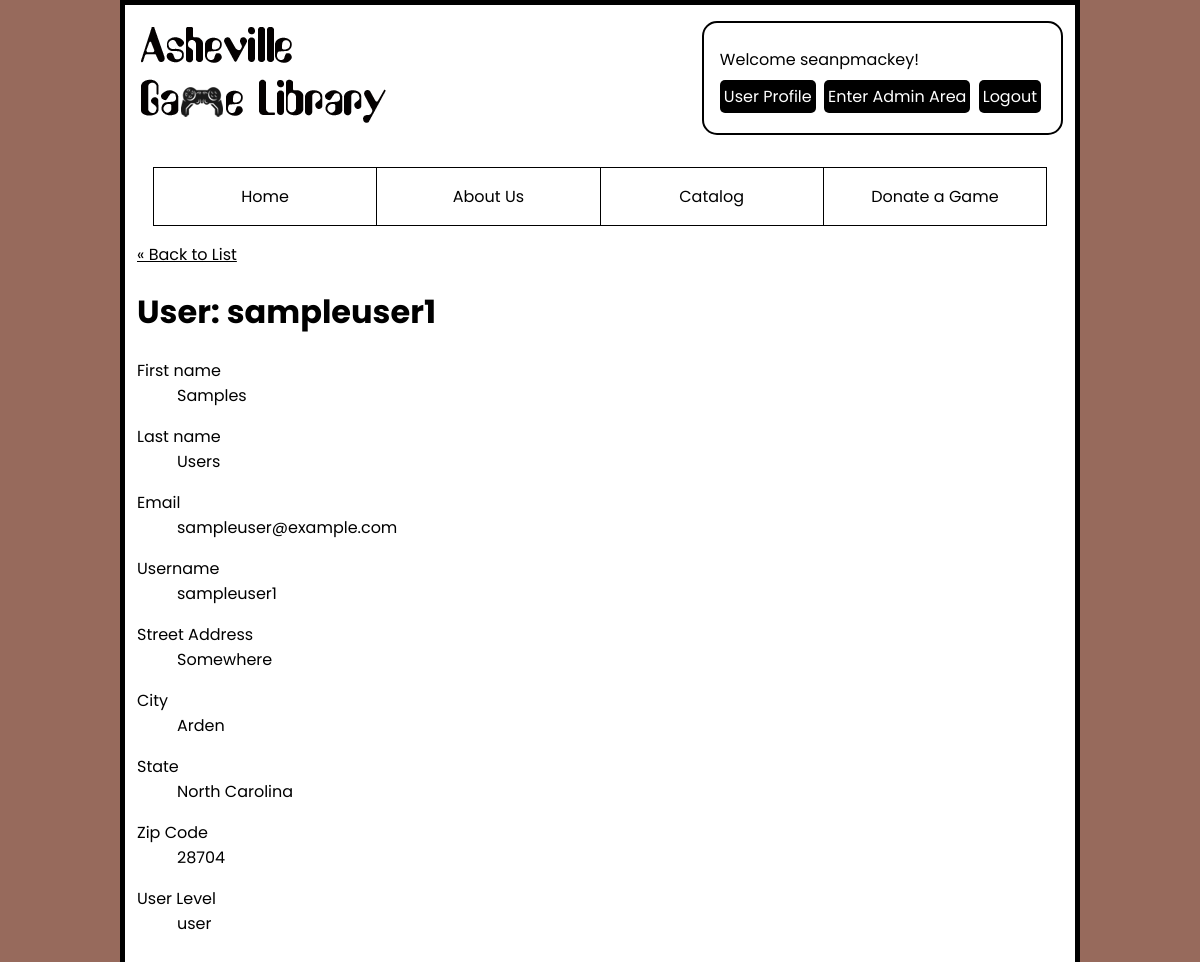
The app's page /admin/users/show.php?id=4 (signed in) with its own data.
### tables this page shows
CREATE TABLE `users_usr` (
  `id` int(11) NOT NULL,
  `fname_usr` varchar(255) NOT NULL,
  `lname_usr` varchar(255) NOT NULL,
  `username_usr` varchar(255) NOT NULL,
  `email_usr` varchar(255) NOT NULL,
  `hashed_password_usr` varchar(255) NOT NULL,
  `street_address_usr` varchar(255) NOT NULL,
  `city_usr` varchar(255) NOT NULL,
  `zip_usr` varchar(255) NOT NULL,
  `id_sta_usr` int(11) NOT NULL,
  `user_level_usr` enum('user','admin') NOT NULL
);

CREATE TABLE `states_sta` (
  `id` int(11) NOT NULL,
  `state_name_sta` varchar(32) DEFAULT NULL,
  `state_abbr_sta` char(2) DEFAULT NULL
);

### private/functions.php (called while the page is built, shortened)
<?php
function url_for($script_path) {
  if($script_path[0] != '/') {
    $script_path = "/" . $script_path;
  }
  return WWW_ROOT . $script_path;
}
function h($string="") {
  return htmlspecialchars($string);
}
?>

### private/initialize.php (called while the page is built, shortened)
<?php
  require_once('functions.php');
  $session = new Session;
?>

### private/classes/Session.class.php (called while the page is built, shortened)
<?php
class Session {
    private $user_id;
    private $last_login;
    public function is_logged_in() {
        return isset($this->user_id) && $this->last_login_is_recent();
    }
    private function check_stored_login() {
        if(isset($_SESSION['user_id'])) {
            $this->user_id = $_SESSION['user_id'];
            $this->username = $_SESSION['username'];
            $this->last_login = $_SESSION['last_login'];
        }
    }
    private function last_login_is_recent() {
      if(!isset($this->last_login)){
        return false;
      } elseif($this->last_login + self::MAX_LOGIN_AGE < time() || !User::find_by_id($this->user_id)) {
        $this->logout();
        return false;
      } else {
        return true;
      }
    }
}

### private/classes/DatabaseObject.class.php (called while the page is built, shortened)
<?php
class DatabaseObject {
  static protected $database;
  static protected $table_name = "";
  static public function set_database($database) {
    self::$database = $database;
  }
  static public function find_by_sql($sql) {
    $result = self::$database->query($sql);
    $object_array = [];
    while($record = $result->fetch_assoc()) {
      $object_array[] = static::instantiate($record);
    }
    return $object_array;
  }
  static public function find_by_id($id) {
    $sql = "SELECT * FROM " . static::$table_name . " ";
    $sql .= "WHERE id='" . self::$database->escape_string($id) . "'";
    $obj_array = static::find_by_sql($sql);
    if(!empty($obj_array)) {
      return array_shift($obj_array);
    } else {
      return false;
    }
  }
  static protected function instantiate($record) {
    $object = new static;
    foreach($record as $property => $value) {
      if(property_exists($object, $property)) {
        $object->$property = $value;
      }
    }
    return $object;
  }
}
?>

### private/status_error_functions.php (called while the page is built, shortened)
<?php
function require_login() {
  global $session;
  if(!$session->is_logged_in()){
    redirect_to(url_for('login.php'));
  }
}
function require_admin() {
  require_login();
}
?>

### private/classes/User.class.php (called while the page is built, shortened)
<?php
class User extends DatabaseObject {
  public function __construct($args=[]) {
    $this->user_level_usr = $args['user_level_usr'] ?? 'user';
  }
  public static function getStateNameById($id) {
    $sql = "SELECT state_name_sta FROM states_sta WHERE id='" . $id . "'";
    $result = self::$database->query($sql);
    $result = $result->fetch_assoc();
    return $result['state_name_sta'];
  }
}
?>

### admin/users/show.php (the view, shortened to what this page needs)
<?php require_once('../../private/initialize.php');   ?>
<?php
$id = $_GET['id'];
$user = User::find_by_id($id);
?>
<?php include(SHARED_PATH . '/admin_header.php'); ?>
<main role="main" id="main-content" tabindex="-1">
  <a class="back-link" href="<?php echo url_for('admin/users/index.php'); ?>">&laquo; Back to List</a>
  <h1>User: <?php echo h($user->username_usr); ?></h1>
  <dl>
    <dt>First name</dt>
    <dd><?php echo h($user->fname_usr); ?></dd>
  </dl>
  <dl>
    <dt>Last name</dt>
    <dd><?php echo h($user->lname_usr); ?></dd>
  </dl>
  <dl>
    <dt>Email</dt>
    <dd><?php echo h($user->email_usr); ?></dd>
  </dl>
  <dl>
    <dt>Username</dt>
    <dd><?php echo h($user->username_usr); ?></dd>
  </dl>
  <dl>
    <dt>Street Address</dt>
    <dd><?php echo h($user->street_address_usr); ?></dd>
  </dl>
  <dl>
    <dt>City</dt>
    <dd><?php echo h($user->city_usr); ?></dd>
  </dl>
  <dl>
    <dt>State</dt>
    <dd><?php echo User::getStateNameById($user->id_sta_usr); ?></dd>
  </dl>
  <dl>
    <dt>Zip Code</dt>
    <dd><?php echo h($user->zip_usr); ?></dd>
  </dl>
  <dl>
    <dt>User Level</dt>
    <dd><?php echo h($user->user_level_usr); ?></dd>
  </dl>
</main>
<?php include(SHARED_PATH . '/user_footer.php'); ?>

### private/shared/admin_header.php (shortened to what this page needs)
<!DOCTYPE html>
<html lang="en">
  <head>
    <link rel="stylesheet" href="<?php echo url_for('/stylesheets/css.css'); ?>">
  </head>
  <body>
    <div id="content-wrapper">
    <header role="banner">
      <a href="<?php echo url_for('index.php'); ?>"><img src="<?= url_for('images/logo.png')?>" alt="AshevilleGame Library Logo" width="249" height="96"></a>
      <?php
        require_admin();
        echo "<div id='user_links'>";
        echo "<span>Welcome ". h($session->username) . "!</span><br>";
        echo "<a href='". url_for("/profile") ."'>User Profile</a> ";
        echo "<a href='". url_for("/admin") ."'>Enter Admin Area</a> ";
        echo "<a href='". url_for("logout.php") ."'>Logout</a><br>";
        echo "</div>";
      ?>
    </header>
    <nav role="navigation">
      <?php include(SHARED_PATH . "/navbar.php"); ?>
    </nav>

### stylesheets/css.css (style rules this page uses)
:root { --main-bg-color: rgb(151, 106, 92); --main-bg-color-hover: #c8c8c8; --main-text-color: #000; --main-link-color: #000; --alternate-bg-color: #d1d1d1; }
* { box-sizing: border-box; }
html { font: 16px 'Poppins', sans-serif; }
body { background-color: var(--main-bg-color); margin: 0; }
#content-wrapper { background-color: #fff; border: 5px solid #000; color: #000; margin: 0 auto 0; min-height: 100vh; overflow: hidden; padding: 0 .75rem 1rem; width: 80%; }
img { height: auto; max-width: 100%; }
a { color: var(--main-link-color); }
header { align-items: center; display: flex; justify-content: space-between; }
#user_links { border: 2px solid #000; border-radius: 15px; margin: 1rem 0; padding: 1rem; text-align: left; }
#user_links span { display: inline-block; margin: .5rem 0; }
#user_links a { background-color: #000; color: #fff; border-radius: 5px; display: inline-block; margin-bottom: .25rem; margin-right: .25rem; padding: .25rem; text-decoration: none; }
nav { text-align: center; }
@media screen and (max-width: 1200px) { #content-wrapper { font-size: calc(10px + (16 - 10) * (100vw - 320px) / (1200 - 320)); } }

### records on screen
users_usr: username_usr "seanpmackey"
users_usr: username_usr "sampleuser1", fname_usr "Samples", lname_usr "Users", email_usr "sampleuser@example.com", street_address_usr "Somewhere", city_usr "Arden", id_sta_usr.state_name_sta "North Carolina", zip_usr "28704", user_level_usr "user"
